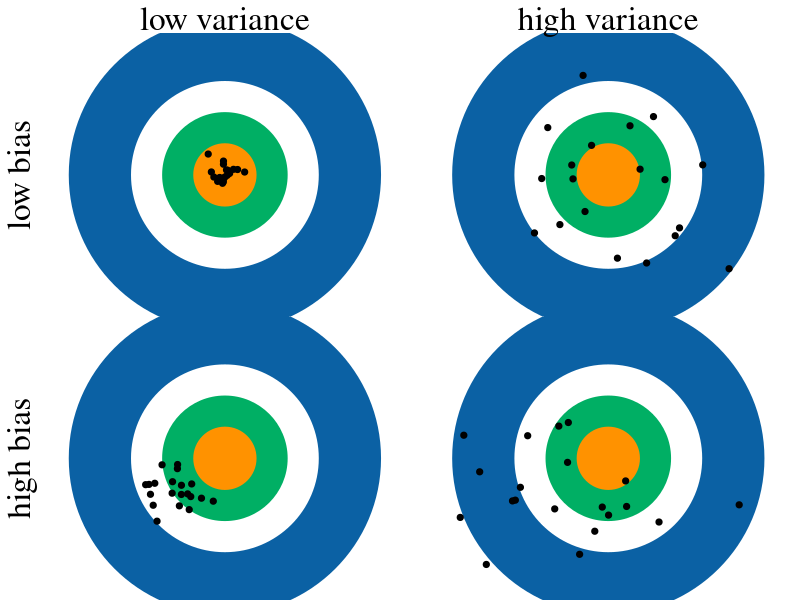
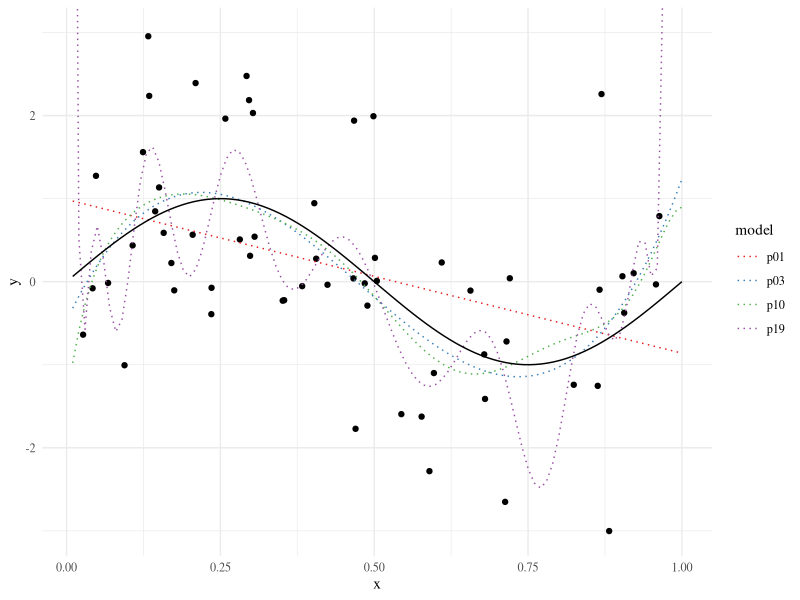

Generate these figures, in order, with R:
## ---- chunk 1
knitr::opts_chunk$set(cache=TRUE, autodep=TRUE, message=FALSE, fig.align='center')
library(tidyverse)
theme_set(theme_minimal(base_family="Times"))
green = '#00AF64'
blue = '#0B61A4'
red = '#FF4900'
orange = '#FF9200'
colvec = c(green,blue,red,orange)
## ---- chunk 2
cols = c(blue, red, green, orange)

par(mfrow=c(2,2),bty='n',ann=FALSE,xaxt='n',yaxt='n',family='serif',mar=c(0,0,0,0),oma=c(0,2,2,0))
require(mvtnorm)
mv = matrix(c(0,0,0,0,-.5,-.5,-.5,-.5),4,byrow=T)
va = matrix(c(.01,.01,.5,.5,.05,.05,.5,.5),4,byrow=T)

for(i in 1:4){
  plot(0,0,ylim=c(-2,2),xlim=c(-2,2),pch=19,cex=50,col=blue,ann=FALSE,pty='s')
  points(0,0,pch=19,cex=30,col='white')
  points(0,0,pch=19,cex=20,col=green)
  points(0,0,pch=19,cex=10,col=orange)
  points(rmvnorm(20,mean=mv[i,],sigma=diag(va[i,])), cex=1, pch=19)
  switch(i, 
         '1'= {
           mtext('low variance',3,cex=2)
           mtext('low bias',2,cex=2)
         },
         '2'= mtext('high variance',3,cex=2),
         '3' = mtext('high bias',2,cex=2)
  )
}
## ---- chunk 3
set.seed(20181002)
n = 60
x = runif(n)
y = sin(2*pi*x) + rnorm(n)
bigx = 1:100/100
df = data.frame(x = bigx, y=sin(bigx),
                p01 = predict(lm(y~x),newdata = data.frame(x=bigx)),
                p03 = predict(lm(y~poly(x,3)),newdata = data.frame(x=bigx)),
                p10 = predict(lm(y~poly(x,10)),newdata = data.frame(x=bigx)),
                p19 = predict(lm(y~poly(x,19)),newdata = data.frame(x=bigx)))
## ---- chunk 4
gathered = df %>% gather(key='model',value='value',-x,-y)
ggplot(data.frame(x,y), aes(x=x,y=y)) + geom_point() + coord_cartesian(ylim=c(-3,3)) +
  geom_line(data=gathered, aes(x=x,y=value,color=model), linetype='dotted') +
  scale_color_brewer(palette='Set1') + stat_function(fun=function(x) sin(2*pi*x))
